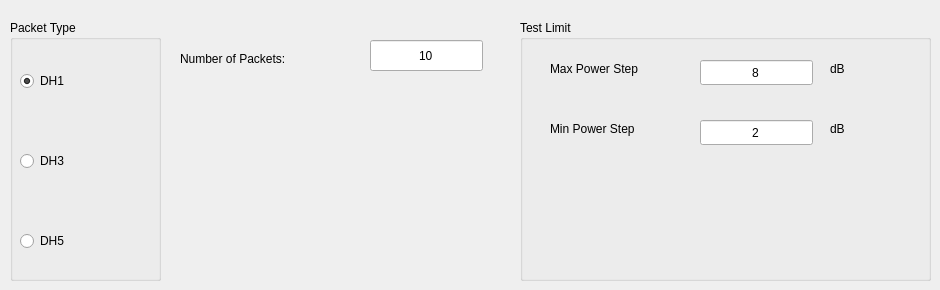
          <widget class="QWidget" name="tab_6">
           <attribute name="title">
            <string>Power Control</string>
           </attribute>
           <widget class="QGroupBox" name="groupBox_10">
            <property name="geometry">
             <rect>
              <x>10</x>
              <y>20</y>
              <width>151</width>
              <height>261</height>
             </rect>
            </property>
            <property name="title">
             <string>Packet Type</string>
            </property>
            <widget class="QRadioButton" name="radioButton_13">
             <property name="geometry">
              <rect>
               <x>10</x>
               <y>50</y>
               <width>132</width>
               <height>22</height>
              </rect>
             </property>
             <property name="text">
              <string>DH1</string>
             </property>
             <property name="checked">
              <bool>true</bool>
             </property>
            </widget>
            <widget class="QRadioButton" name="radioButton_14">
             <property name="geometry">
              <rect>
               <x>10</x>
               <y>130</y>
               <width>132</width>
               <height>22</height>
              </rect>
             </property>
             <property name="text">
              <string>DH3</string>
             </property>
            </widget>
            <widget class="QRadioButton" name="radioButton_15">
             <property name="geometry">
              <rect>
               <x>10</x>
               <y>210</y>
               <width>132</width>
               <height>22</height>
              </rect>
             </property>
             <property name="text">
              <string>DH5</string>
             </property>
            </widget>
           </widget>
           <widget class="QGroupBox" name="groupBox_18">
            <property name="geometry">
             <rect>
              <x>520</x>
              <y>20</y>
              <width>411</width>
              <height>261</height>
             </rect>
            </property>
            <property name="title">
             <string>Test Limit</string>
            </property>
            <widget class="QLabel" name="label_20">
             <property name="geometry">
              <rect>
               <x>30</x>
               <y>40</y>
               <width>141</width>
               <height>18</height>
              </rect>
             </property>
             <property name="text">
              <string>Max Power Step</string>
             </property>
            </widget>
            <widget class="QLineEdit" name="lineEdit_br_testlimit_powercontrol_minstep">
             <property name="geometry">
              <rect>
               <x>180</x>
               <y>100</y>
               <width>113</width>
               <height>25</height>
              </rect>
             </property>
             <property name="text">
              <string>2</string>
             </property>
             <property name="alignment">
              <set>Qt::AlignCenter</set>
             </property>
            </widget>
            <widget class="QLabel" name="label_22">
             <property name="geometry">
              <rect>
               <x>30</x>
               <y>100</y>
               <width>131</width>
               <height>18</height>
              </rect>
             </property>
             <property name="text">
              <string>Min Power Step</string>
             </property>
            </widget>
            <widget class="QLineEdit" name="lineEdit_br_testlimit_powercontrol_maxstep">
             <property name="geometry">
              <rect>
               <x>180</x>
               <y>40</y>
               <width>113</width>
               <height>25</height>
              </rect>
             </property>
             <property name="text">
              <string>8</string>
             </property>
             <property name="alignment">
              <set>Qt::AlignCenter</set>
             </property>
            </widget>
            <widget class="QLabel" name="label_23">
             <property name="geometry">
              <rect>
               <x>310</x>
               <y>40</y>
               <width>41</width>
               <height>18</height>
              </rect>
             </property>
             <property name="text">
              <string>dB</string>
             </property>
            </widget>
            <widget class="QLabel" name="label_24">
             <property name="geometry">
              <rect>
               <x>310</x>
               <y>100</y>
               <width>41</width>
               <height>18</height>
              </rect>
             </property>
             <property name="text">
              <string>dB</string>
             </property>
            </widget>
           </widget>
           <widget class="QLineEdit" name="lineEdit_powercontrol_numberofpacket">
            <property name="geometry">
             <rect>
              <x>370</x>
              <y>40</y>
              <width>113</width>
              <height>31</height>
             </rect>
            </property>
            <property name="text">
             <string>10</string>
            </property>
            <property name="alignment">
             <set>Qt::AlignCenter</set>
            </property>
           </widget>
           <widget class="QLabel" name="label_21">
            <property name="geometry">
             <rect>
              <x>180</x>
              <y>50</y>
              <width>181</width>
              <height>18</height>
             </rect>
            </property>
            <property name="text">
             <string>Number of Packets:</string>
            </property>
           </widget>
          </widget>
